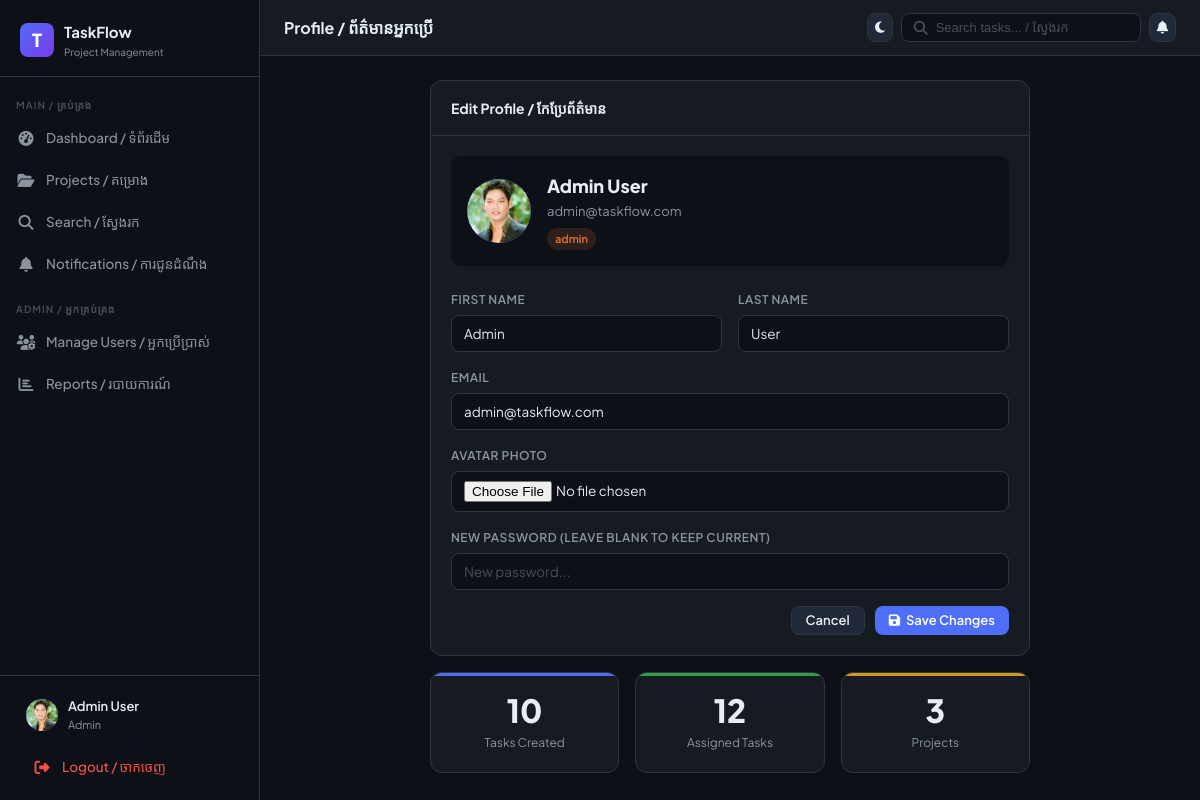
Screenshot of /profile/ (signed in) with the database file from the repository.
### core/models.py (models this page shows, shortened)
class User(AbstractUser):
    ROLE_CHOICES = [("admin", "Admin"), ("member", "Member")]
    role = models.CharField(max_length=10, choices=ROLE_CHOICES, default="member")
    avatar = models.ImageField(upload_to="avatars/", blank=True, null=True)
    is_active = models.BooleanField(default=True)
    @property
    def is_admin(self):
        return self.role == "admin"

### core/views.py (the view, shortened to what this page needs)
# urls.py: path('profile/', views.profile, name='profile'),
@login_required
def profile(request):
    user = request.user
    context = {
        "user": user,
        "unread_count": user.notifications.filter(is_read=False).count(),
    }
    return render(request, "profile.html", context)

### templates/profile.html (shortened to what this page needs)
{% extends 'base.html' %}
{% block page_title %}Profile / ព័ត៌មានអ្នកប្រើ{% endblock %}
{% block content %}
<div style="max-width: 600px; margin: 0 auto">
  <div class="card">
    <div class="card-header">
      <div class="fw-700">Edit Profile / កែប្រែព័ត៌មាន</div>
    </div>
    <div class="card-body">
      <div
        style="
          display: flex;
          align-items: center;
          gap: 16px;
          margin-bottom: 24px;
          padding: 16px;
          background: var(--bg-dark);
          border-radius: 10px;
        "
      >
        <div
          class="user-avatar"
          style="width: 64px; height: 64px; font-size: 24px; overflow: hidden"
        >
          {% if request.user.avatar and request.user.avatar.name %}
          <img
            id="avatarPreview"
            src="{{ request.user.avatar.url }}"
            alt="Avatar"
            style="
              width: 100%;
              height: 100%;
              border-radius: 50%;
              object-fit: cover;
            "
          />
          {% endif %}
        </div>
        <div>
          <div style="font-size: 18px; font-weight: 800">
            {{ request.user.get_full_name|default:request.user.username }}
          </div>
          <div style="color: var(--text-muted); font-size: 13px">
            {{ request.user.email }}
          </div>
          <span
            class="badge {% if request.user.role == 'admin' %}badge-high{% else %}badge-todo{% endif %}"
            style="margin-top: 6px"
          >
            {{ request.user.role }}
          </span>
        </div>
      </div>
      <form method="post" enctype="multipart/form-data">
        <div class="grid-2">
          <div class="form-group">
            <label class="form-label">First Name</label>
            <input
              type="text"
              name="first_name"
              class="form-control"
              value="{{ request.user.first_name }}"
            />
          </div>
          <div class="form-group">
            <label class="form-label">Last Name</label>
            <input
              type="text"
              name="last_name"
              class="form-control"
              value="{{ request.user.last_name }}"
            />
          </div>
        </div>
        <div class="form-group">
          <label class="form-label">Email</label>
          <input
            type="email"
            name="email"
            class="form-control"
            value="{{ request.user.email }}"
          />
        </div>
        <div class="form-group">
          <label class="form-label">Avatar Photo</label>
          <input
            type="file"
            name="avatar"
            id="avatarInput"
            class="form-control"
            accept="image/*"
          />
        </div>
        <div class="form-group">
          <label class="form-label"
            >New Password (leave blank to keep current)</label>
          <input
            type="password"
            name="new_password"
            class="form-control"
            placeholder="New password..."
          />
        </div>
        <div
          style="
            display: flex;
            gap: 10px;
            justify-content: flex-end;
            margin-top: 8px;
          "
        >
          <a href="{% url 'dashboard' %}" class="btn btn-secondary">Cancel</a>
          <button type="submit" class="btn btn-primary">
            <i class="fa-solid fa-save"></i> Save Changes
          </button>
        </div>
      </form>
    </div>
  </div>
  <div class="grid-3 mt-16">
    <div class="stat-card blue" style="text-align: center">
      <div class="stat-number">{{ request.user.created_cards.count }}</div>
      <div class="stat-label">Tasks Created</div>
    </div>
    <div class="stat-card green" style="text-align: center">
      <div class="stat-number">{{ request.user.assigned_cards.count }}</div>
      <div class="stat-label">Assigned Tasks</div>
    </div>
    <div class="stat-card yellow" style="text-align: center">
      <div class="stat-number">
        {{ request.user.project_memberships.count }}
      </div>
      <div class="stat-label">Projects</div>
    </div>
  </div>
</div>
{% endblock %}

### templates/base.html (shortened to what this page needs)
{% load static %}
<!doctype html>
<html lang="km-en">
  <head>
    <link rel="stylesheet" href="{% static 'css/main.css' %}" />
    <link
      rel="stylesheet"
      href="https://cdnjs.cloudflare.com/ajax/libs/font-awesome/6.5.0/css/all.min.css"
    />
  </head>
  <body>
    <aside class="sidebar" id="sidebar">
      <div class="sidebar-logo">
        <div class="logo-icon">T</div>
        <div>
          <div class="logo-text">TaskFlow</div>
          <div class="logo-sub">Project Management</div>
        </div>
      </div>
      <nav class="sidebar-nav">
        <div class="nav-section">Main / គ្រប់គ្រង</div>
        <a
          href="{% url 'dashboard' %}"
          class="nav-link {% if request.resolver_match.url_name == 'dashboard' %}active{% endif %}"
        >
          <span class="nav-icon"><i class="fa-solid fa-gauge-high"></i></span>
          Dashboard / ទំព័រដើម
        </a>
        <a
          href="{% url 'projects' %}"
          class="nav-link {% if 'project' in request.resolver_match.url_name %}active{% endif %}"
        >
          <span class="nav-icon"><i class="fa-solid fa-folder-open"></i></span>
          Projects / គម្រោង
        </a>
        <a
          href="{% url 'search' %}"
          class="nav-link {% if request.resolver_match.url_name == 'search' %}active{% endif %}"
        >
          <span class="nav-icon"
            ><i class="fa-solid fa-magnifying-glass"></i
          ></span>
          Search / ស្វែងរក
        </a>
        <a
          href="{% url 'notifications' %}"
          class="nav-link {% if request.resolver_match.url_name == 'notifications' %}active{% endif %}"
        >
          <span class="nav-icon"><i class="fa-solid fa-bell"></i></span>
          Notifications / ការជូនដំណឹង
        </a>
        {% if user.is_admin %}
        <div class="nav-section" style="margin-top: 8px">
          Admin / អ្នកគ្រប់គ្រង
        </div>
        <a
          href="{% url 'admin_users' %}"
          class="nav-link {% if request.resolver_match.url_name == 'admin_users' %}active{% endif %}"
        >
          <span class="nav-icon"><i class="fa-solid fa-users-gear"></i></span>
          Manage Users / អ្នកប្រើប្រាស់
        </a>
        <a
          href="{% url 'admin_reports' %}"
          class="nav-link {% if request.resolver_match.url_name == 'admin_reports' %}active{% endif %}"
        >
          <span class="nav-icon"><i class="fa-solid fa-chart-bar"></i></span>
          Reports / របាយការណ៍
        </a>
        {% endif %}
      </nav>
      <div class="sidebar-footer">
        <a href="{% url 'profile' %}" class="user-card">
          <div class="user-avatar">
            {% if user.avatar %}<img src="{{ user.avatar.url }}" alt="" />
            {% else %}{{ user.username|first|upper }}{% endif %}
          </div>
          <div class="user-info">
            <div class="user-name">
              {{ user.get_full_name|default:user.username }}
            </div>
            <div class="user-role">{{ user.role }}</div>
          </div>
        </a>
        <a
          href="{% url 'logout' %}"
          class="nav-link"
          style="margin-top: 4px; color: var(--red)"
        >
          <span class="nav-icon"
            ><i class="fa-solid fa-right-from-bracket"></i
          ></span>
          Logout / ចាកចេញ
        </a>
      </div>
    </aside>
    <div class="main-content">
      <div class="topbar">
        <div class="topbar-title">{% block page_title %}{% endblock %}</div>
        <div class="topbar-actions">
          <button
            id="themeToggle"
            class="btn btn-icon btn-secondary"
            type="button"
          >
            <i class="fa-solid fa-moon" id="themeIcon"></i>
          </button>
          <form action="{% url 'search' %}" method="get" class="search-bar">
            <i
              class="fa-solid fa-magnifying-glass"
              style="color: var(--text-faint)"
            ></i>
            <input
              type="text"
              name="q"
              placeholder="Search tasks... / ស្វែងរក"
              value="{{ request.GET.q }}"
            />
          </form>
          <a
            href="{% url 'notifications' %}"
            class="btn btn-icon btn-secondary"
            style="position: relative"
          >
            <i class="fa-solid fa-bell"></i>
          </a>
        </div>
      </div>
      <div class="page-content">
         {% block content %}{% endblock %}
      </div>
    </div>
  </body>
</html>

### rows the page displays
User: avatar (picture), get_full_name "Admin User", role "Admin", user.avatar (picture), user.get_full_name "Admin User", user.email "admin@taskflow.com", user.role "admin", first_name "Admin", last_name "User", email "admin@taskflow.com", user.created_cards.count "10", user.assigned_cards.count "12", user.project_memberships.count "3"
